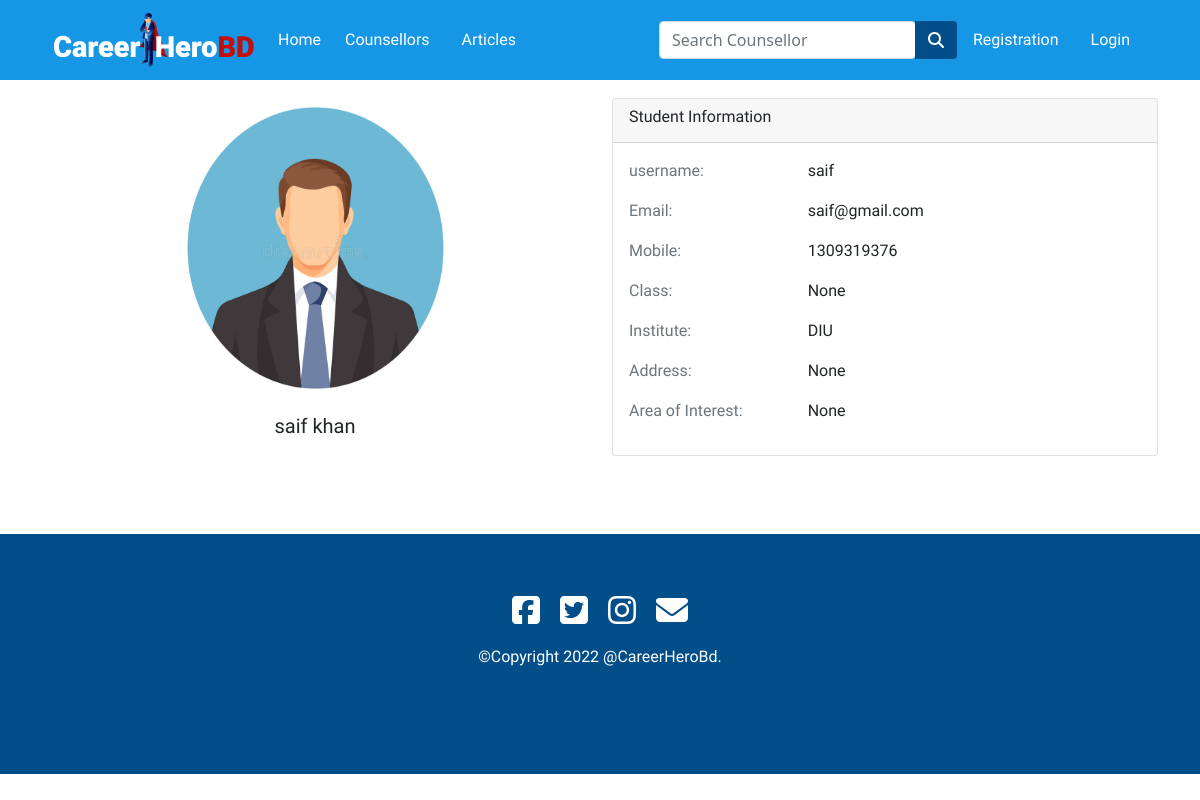
Before: /student_profile/3/ with the older database file.
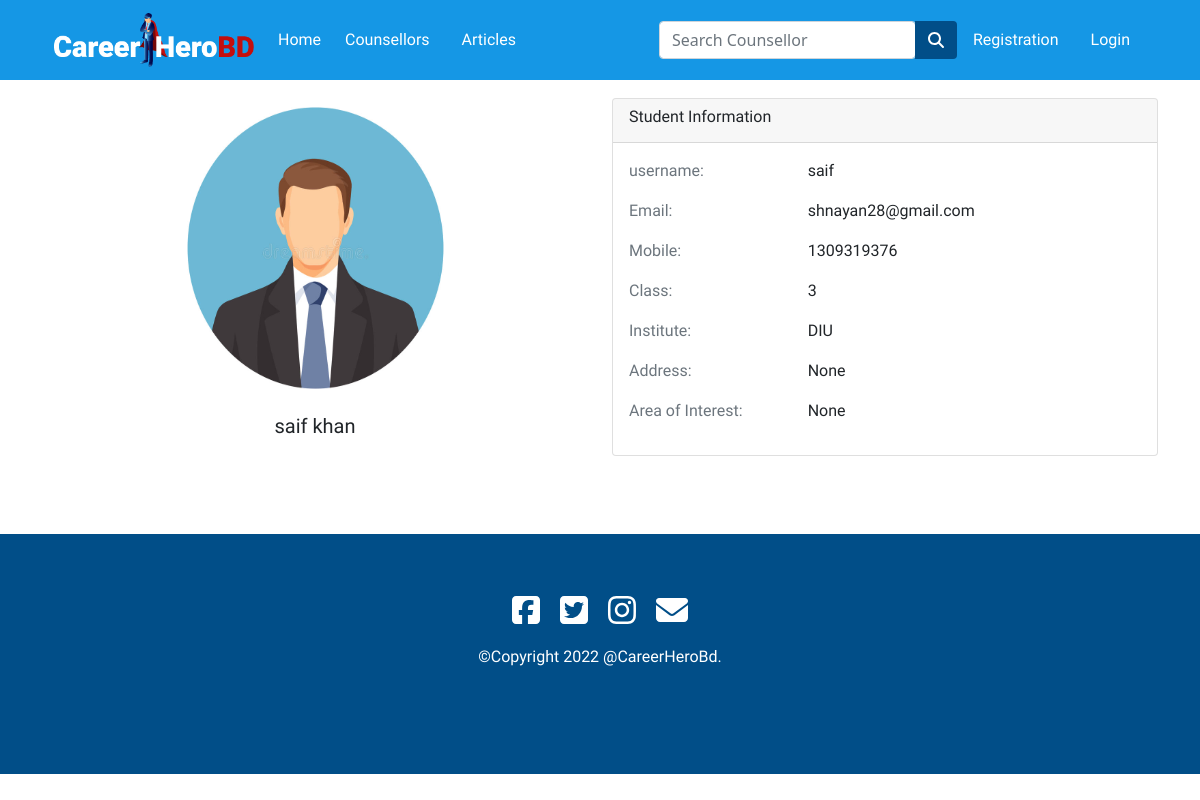
After: the same page with the newer database file.
### app/models.py (models this page shows, shortened)
class Student(models.Model):
  user = models.ForeignKey(settings.AUTH_USER_MODEL,on_delete=models.CASCADE)
  name = models.CharField(max_length=30,blank=True,null=True)
  email = models.EmailField(max_length=40,blank=True,null=True)
  mobile = models.IntegerField(blank=True,null=True)
  image = models.ImageField(upload_to='images/',null=True,blank=True)
  cls = models.CharField(max_length=30,blank=True,null=True)
  institute = models.CharField(max_length=300,blank=True,null=True)
  address = models.CharField(max_length=100,blank=True,null=True)
  area_of_interest = models.CharField(max_length=100,blank=True,null=True)

class User(AbstractUser):
  is_counselor= models.BooleanField(default=False)
  is_student = models.BooleanField(default=False)

### app/views.py (the view)
# urls.py: path('student_profile/<int:pk>/',views.student_profile,name="student_profile"),
def student_profile(request,pk):
  student = Student.objects.get(pk=pk)
  thread = ThreadModel.objects.filter(pk=pk)
  message_list = MessageModel.objects.filter(thread__pk__contains=pk)
  context = {'student':student,'thread':thread,'message_list':message_list}
  return render(request, 'app/studentProfile.html',context)

### app/templates/app/studentProfile.html (shortened to what this page needs)
{% extends 'app/base.html' %}
{% load static %}
{% block main-content %}
<div class="container my-5" style="padding-top: 50px;">
  <div class="row">
    <div class="col-md-6">
      <div class="card align-items-center " style="border: none;">
        {% if student.image %}
        <img src="{{ student.image.url }}" alt="" width="50%" height="300px">
        {% else %}
        <img src="{% static 'app/images/img/profile1.jpg' %}" alt="" width="50%" height="300px">
        {% endif %}
        <div class="card-body">
          <h5 class="card-title">{{student.name}}</h5>
          <br>
        </div>
      </div>
    </div>
    <div class="col-md-6">
      <div class="card">
        <div class="card-header">
          <h6>Student Information</h6>
        </div>
        <div class="card-body">
          <div class="row">
            <div class="col-4 text-muted">
              <p><b> username:</b></p>
            </div>
            <div class="col-6">
              <p><b> {{ student.user.username }}</b></p>
            </div>
          </div>
          <div class="row">
            <div class="col-4 text-muted">
              <p><b> Email:</b></p>
            </div>
            <div class="col-6">
              <p><b> {{ student.email }}</b></p>
            </div>
          </div>
          <div class="row">
            <div class="col-4 text-muted">
              <p><b> Mobile:</b></p>
            </div>
            <div class="col-6">
              <p><b> {{ student.mobile }}</b></p>
            </div>
          </div>
          <div class="row">
            <div class="col-4 text-muted">
              <p><b> Class:</b></p>
            </div>
            <div class="col-6">
              <p><b> {{ student.cls}}</b></p>
            </div>
          </div>
          <div class="row">
            <div class="col-4 text-muted">
              <p><b> Institute:</b></p>
            </div>
            <div class="col-6">
              <p><b> {{ student.institute }}</b></p>
            </div>
          </div>
          <div class="row">
            <div class="col-4 text-muted">
              <p><b> Address:</b></p>
            </div>
            <div class="col-6">
              <p><b> {{ student.address }}</b></p>
            </div>
          </div>
          <div class="row">
            <div class="col-4 text-muted">
              <p><b> Area of Interest:</b></p>
            </div>
            <div class="col-6">
              <p><b> {{ student.area_of_interest }}</b></p>
            </div>
          </div>
        </div>
      </div>
    </div>
  </div>
</div>
{% endblock main-content %}

Changed rows visible on the page:
changed Student "saif khan": email "saif@gmail.com" → "shnayan28@gmail.com"; cls "None" → "3"
